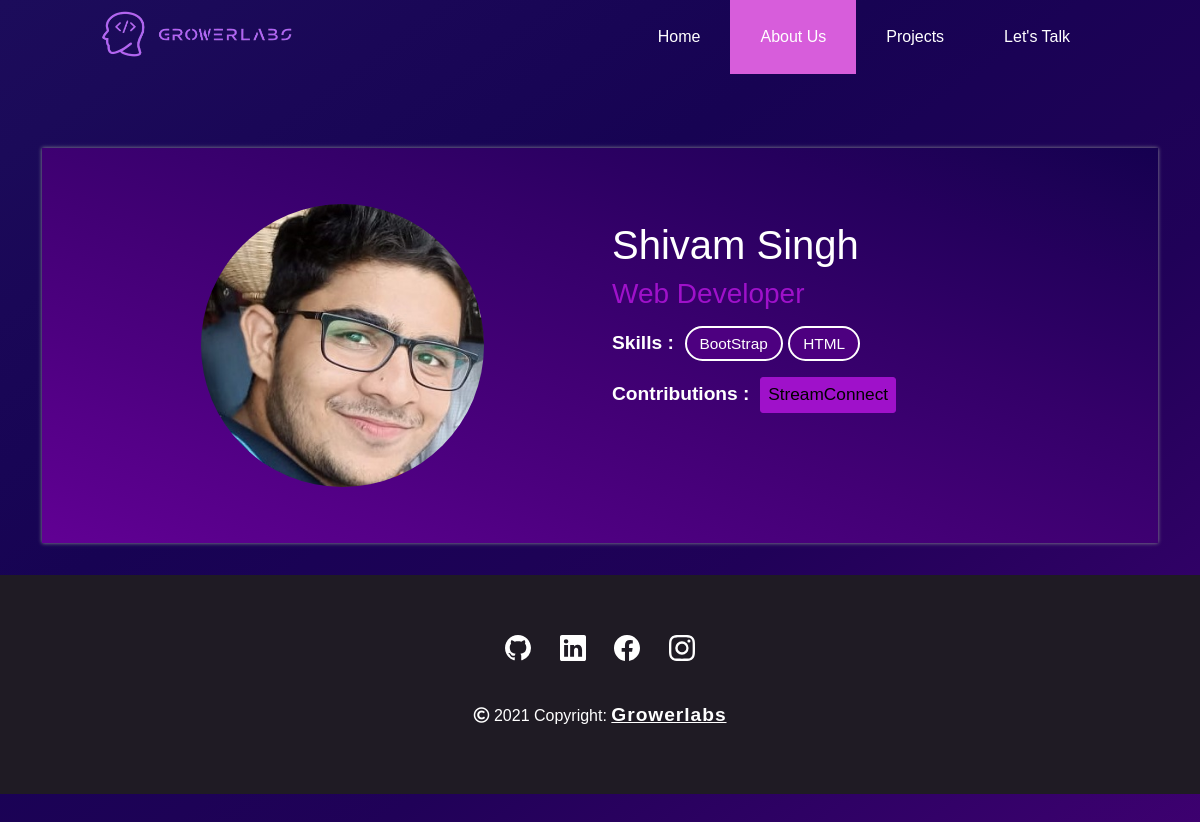
The page /profile/3 on the database its author committed.
### growerlabs/models.py (models this page shows, shortened)
class Profile(models.Model):
    name = models.CharField(max_length=300)
    role = models.CharField(max_length=300)
    bio = models.TextField(blank=True, null=True)
    dp = models.ImageField(upload_to = 'dp', null= True)
    prof_user = models.ForeignKey(User, on_delete=models.CASCADE)
    github_link = models.URLField(null= True, blank=True)
    portfolio_link = models.URLField(null= True, blank=True)
    insta_link = models.URLField(null= True, blank=True)
    linkedin_link = models.URLField(null= True, blank=True)
    skills = models.ManyToManyField(Skill, related_name="skills")

class Skill(models.Model):
    skill = models.CharField(max_length=100)

class Project(models.Model):
    title = models.CharField(max_length=300)
    description = models.TextField()
    image = models.ImageField(upload_to = 'project', null= True)
    project_github_link = models.URLField(null= True)
    website_link = models.URLField(null= True)
    contributors = models.ManyToManyField(Profile, related_name="contributors")

### growerlabs/views.py (the view)
# urls.py: path('profile/<int:pk>', views.profile, name="profile"),
def profile(request, pk):
    prof = Profile.objects.filter(pk=pk)[0]
    if prof.github_link is not None:
        user_name = prof.github_link.split('/')[3]
        return render(request,"profile.html", { "prof":prof, "user_name":user_name })
    else:
        return render(request,"profile.html", { "prof":prof })

### templates/profile.html (shortened to what this page needs)
<!DOCTYPE html>
<html lang="en">
{% load static %}
<head>
  <link rel="stylesheet" href="{% static 'styleportfolio.css' %}">
  <link href="https://cdn.jsdelivr.net/npm/bootstrap@5.0.0-beta3/dist/css/bootstrap.min.css" rel="stylesheet"
>
  <link href="https://maxcdn.bootstrapcdn.com/font-awesome/4.3.0/css/font-awesome.min.css" rel="stylesheet">
  <link href="https://cdn.jsdelivr.net/gh/hung1001/font-awesome-pro@4cac1a6/css/all.css" rel="stylesheet" type="text/css" />
</head>
<link rel="stylesheet" href="//netdna.bootstrapcdn.com/font-awesome/4.0.3/css/font-awesome.css">
<link rel="stylesheet" href="https://use.fontawesome.com/releases/v5.15.4/css/all.css"
>
<link rel="stylesheet" href="https://unpkg.com/octicons@4.4.0/build/font/octicons.css">
<link rel="stylesheet" href="https://unpkg.com/github-activity-feed@latest/dist/github-activity.min.css">
<link rel="stylesheet" href="https://unpkg.com/github-activity-feed@latest/dist/github-activity.dark.min.css">
<link rel="stylesheet" href="https://unpkg.com/github-activity-feed@latest/dist/github-calendar.dark.min.css">
<link rel="stylesheet" href="https://unpkg.com/github-calendar@latest/dist/github-calendar-responsive.css" />
<body>
  <header class="header">
    <a href="" class="logo"><img src="{% static 'img/logo1.png' %}" alt=""></a>
    <ul class="menu">
      <li><a href="{% url 'home' %}">Home</a></li>
      <li><a href="{% url 'about' %}" class="active">About Us</a></li>
      <li><a href="{% url 'projects' %}">Projects</a></li>
      <li class="contact"><a href="{% url 'contact' %}">Let's Talk</a></li>
    </ul>
  </header>
  <div class="container portfolio">
    <div class="bio-info">
      <div class="row">
        <div class="col-md-6">
          <div class="row">
            <div class="col-md-12 bio">
              <div class="bio-image">
                <img src="{{prof.dp.url}}" alt="image" />
              </div>
            </div>
          </div>
        </div>
        <div class="col-md-6">
          <div class="bio-content">
            <h1>{{prof.name}}</h1>
            <h3>{{prof.role}}</h3>
            <p>
              Skills :&nbsp;
              {% for j in prof.skills.all %}
              <button class="skills_button">{{j.skill}}</button>
              {% endfor %}
            </p>
       {% if prof.contributors.all|length != 0 %}
            <p>
              Contributions :&nbsp;
              {% for j in prof.contributors.all %}
              <button class="contrib_button">{{j.title}}</button>
              {% endfor %}
            </p>
               {% endif%}
          </div>
        </div>
      </div>
    </div>
  </div>
   <div class="footer">
    <div class="gl_icons">
      <a href=""></a>
      <a href=""></a>
      <a href=""></a>
      <a href=""></a>
    </div>
    <div class="copyright">
      <p><i class="far fa-copyright"></i> 2021 Copyright: <span><a href="">Growerlabs</a></span></p>
    </div>
  </div>
</body>
</html>

### static/styleportfolio.css (style rules this page uses)
* { margin: 0; padding: 0; outline: none; box-sizing: border-box; font-family: 'Circular Std Book', sans-serif; text-decoration: none; }
body { align-items: center; justify-content: center; min-height: 100vh; background-image: linear-gradient( to left top, #3f0071, #37016b, #2f0165, #28015e, #200158, #1d0256, #1a0255, #170353, #180555, #1a0757, #1b0a59, #1c0c5b ); }
.header { position: absolute; width: 100%; z-index: 3; top: 0; background-image: linear-gradient( to right top, #47007a, #410074, #3a006f, #340069, #2c0063, #25005d, ); }
.header ul { margin: 0; padding: 0; list-style: none; overflow: hidden; }
.header li a { display: block; padding: 17px 20px; text-decoration: none; color: white; }
.header li a:hover, .active, .header .menu-btn:hover { background-color: #d75ddb; }
.header .logo { display: block; float: left; padding: 10px 10px; text-decoration: none; }
.header .logo img { height: 3em; width: 12em; }
.header .menu { clear: both; max-height: 0; transition: max-height .2s ease-out; }
@media (min-width: 65em) { .header li { float: left; } }
@media (min-width: 65em) { .header li a { padding: 25px 30px; } }
@media (min-width: 65em) { .header .menu { clear: none; float: right; max-height: none; } }
@media (min-width: 65em) { .header .logo { padding: 10px 100px; } }
@media (min-width: 65em) { .header ul .contact { padding-right: 100px; } }
.portfolio { padding: 7% 7% 0% 7%; margin-top: 8vh; text-align:center; }
.bio-info { padding: 5%; margin-bottom: 2em; background-image: linear-gradient( to right top, #610094, #5a008d, #540087, #4d0080, #47007a, #410074, #3a006f, #340069, #2c0063, #25005d, #1d0156, #150050 ); box-shadow: 0px 0px 4px 0px #909296; }
.bio-image { text-align:center; }
.bio-image img { border-radius:50%; width: 283px; height: 283px; object-fit: cover; }
.bio-content { text-align:left; color: white; margin-top: 17px; }
.bio-content h3 { color: rgb(159, 17, 202); }
.bio-content p { font-weight:600; font-size:1.2rem; }
.skills_button { padding: 4px 13px; background-color: #4d0080; border-radius: 50px; color: white; border: 2px solid white; font-size: 0.8em; }
.contrib_button { padding: 4px 7px 4px 7px; font-size: 0.9em; background-color: rgb(159, 17, 202); border-radius: 3px; border: 1px solid rgb(159, 17, 202); }
.footer { background-color: #1f1b24; padding-top: 3.8em; padding-bottom: 3em; text-align: center; }
.gl_icons { padding-bottom: 2.5em; }
.gl_icons a { padding: 1%; }
.copyright p { color: white; }
.copyright a { color: white; font-weight: 600; font-size: 1.2em; letter-spacing: 0.05em; }

### rows shown on the page
Profile: dp (picture), name "Shivam Singh", role "Web Developer"
Skill: skill "BootStrap"
Skill: skill "HTML"
Project: title "StreamConnect"
